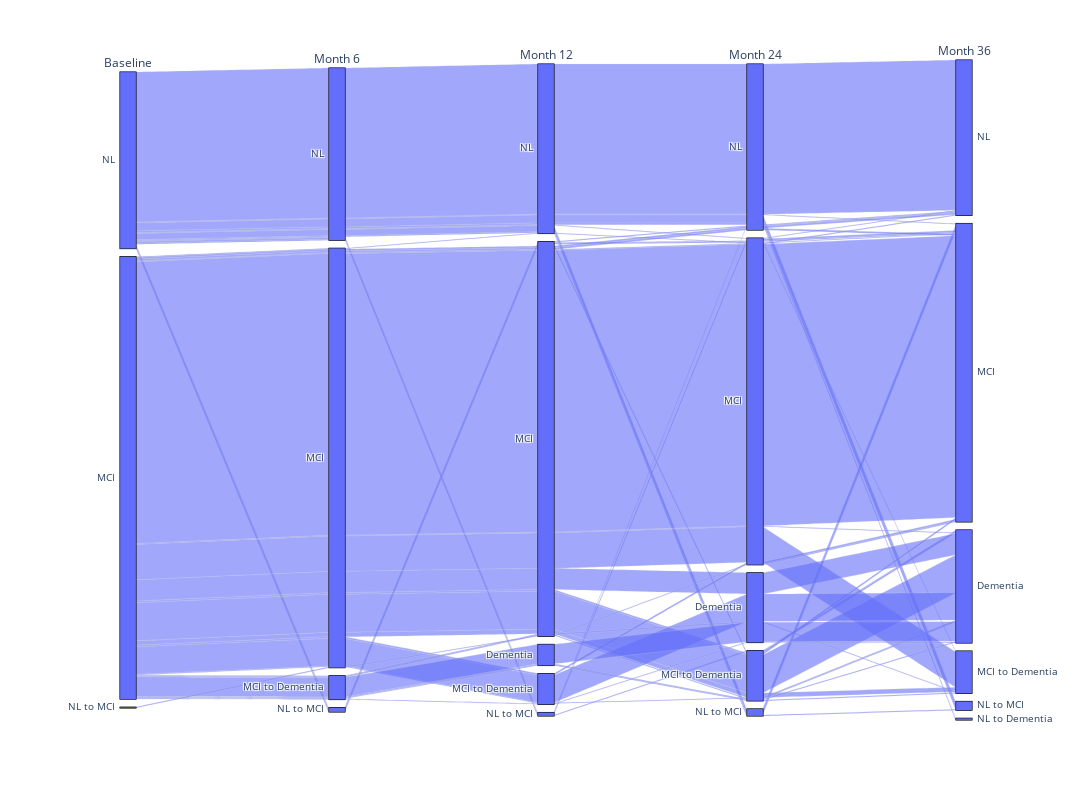

The cell this chart's notebook holds for it:
### Code cell
import plotly.express as px
pd.DataFrame.iteritems = pd.DataFrame.items
df = copy.deepcopy(rid)
df = df.reset_index()

del df['RID']

diags = ['NL', 'MCI', 'MCI to Dementia', 'Dementia', 'NL to MCI', 'NL to Dementia']

fig = px.parallel_categories(df, dimensions=chosen_order, labels={
    "bl": "Baseline",
    "m06": "Month 6",
    "m12": "Month 12",
    "m24": "Month 24",
    "m36": "Month 36",
})
# fig = px.parallel_categories(df1, dimensions=chosen_order, color=df1.index, color_continuous_scale=px.colors.sequential.Inferno)
# fig = px.parallel_categories(df1, dimensions=chosen_order, color='bl', color_continuous_scale=px.colors.sequential.Inferno)



fig.update_layout(
    width=1350,
    height=800,
    # margin=dict(l=20, r=50, t=20, b=20),
    # paper_bgcolor="LightSteelBlue",
)
color_for_nodes = ["red","green","blue","violet","maroon", "yellow"]
# fig.update_traces(node_color = color_for_nodes)
fig.show()
fig.write_html("Disease_progression_firstFiveVisits.html")
# fig.write_image("Disease_progression_firstFiveVisits.html.png")

### Figure 1 — Plotly figure (JSON) as saved in the notebook; plotly's stock layout.template omitted (floating-point values rounded to 4 significant figures; data arrays with more than 128 entries replaced by an {"elided": "..."} marker saying what was removed)
{"data": [{"dimensions": [{"label": "Baseline", "values": {"elided": "702 str values"}}, {"label": "Month 6", "values": {"elided": "702 str values"}}, {"label": "Month 12", "values": {"elided": "702 str values"}}, {"label": "Month 24", "values": {"elided": "702 str values"}}, {"label": "Month 36", "values": {"elided": "702 str values"}}], "domain": {"x": [0, 1], "y": [0, 1]}, "name": "", "type": "parcats"}], "layout": {"height": 800, "legend": {"tracegroupgap": 0}, "margin": {"t": 60}, "width": 1350}}
